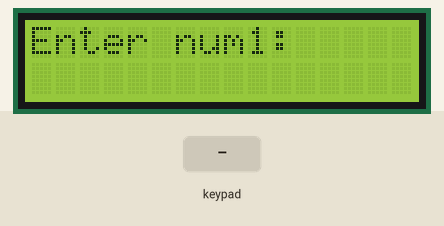
Simulated run of this sketch. Board: Arduino Uno, built with avr-gcc and run on an emulated ATmega328P. Parts: 16×2 character LCD. The test bench sets the inputs (shaded band).

Above: at 1.2 s.
1.3 s: keypad keys 1 0 9 8 7 # pressed 0.4 s apart
At 4.7 s:
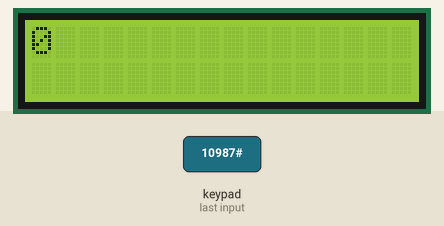
5.2 s: key '1' pressed
At 6.0 s:
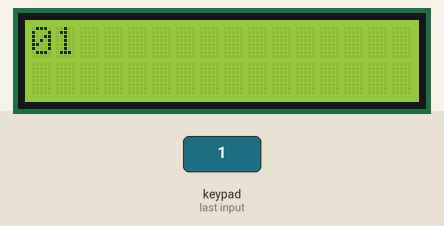
6.7 s: key '2' pressed
At 7.2 s:
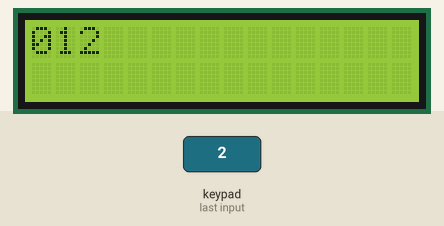
8.2 s: keypad keys 1 0 9 8 7 pressed 0.4 s apart
At 10.7 s:
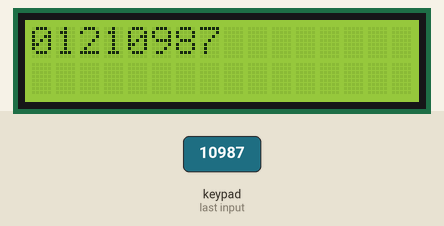
11.7 s: key '*' pressed
At 12.7 s:
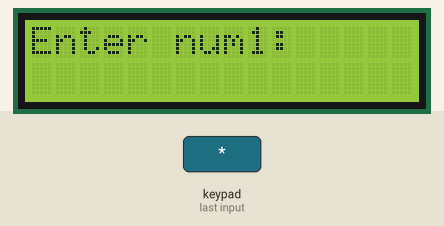
13.2 s: key '#' pressed
At 13.6 s:
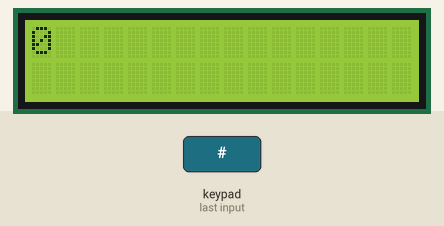
Timing chart, 0 to 15.7 s (numbered marks = the images above; inputs shaded):
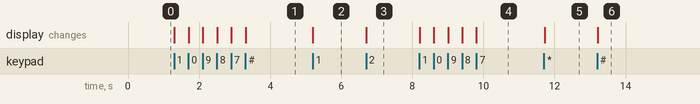

Measured:
- after the input at 1.3 s, the display: first changes at once (image 1 shows a later state)
- after the input at 5.2 s, the display: changes at once (image 2)
- after the input at 6.7 s, the display: changes at once (image 3)
- after the input at 8.2 s, the display: first changes at once (image 4 shows a later state)
- after the input at 11.7 s, the display: changes at once (image 5)
- after the input at 13.2 s, the display: changes at once (image 6)

The sketch:

calc.ino
```cpp
#include <Keypad.h>
#include <LiquidCrystal_I2C.h>

//MCP-based modules sometimes require special initialization
//code or a different library, while PCF8574
//is supported by the standard LiquidCrystal_I2C library.
//so using PCF based lcd


const int rows = 4;
const int cols = 4;
char keys[rows][cols] = {
  {'1','2','3','A'},
  {'4','5','6','B'},
  {'7','8','9','C'},
  {'*','0','#','D'}
};
byte rowpins[rows] = {10,9,8,7};
byte colpins[cols] = {6,5,4,3};

Keypad keypad = Keypad(makeKeymap(keys), rowpins, colpins, rows, cols);
LiquidCrystal_I2C lcd(0x27,16,2);

unsigned long inputNum1;
unsigned long inputNum2;

bool num1;
bool num2;

char operationChar = '\0';  //null char in a diff way to prevent error
//for assigning null to char data type

void resetCalculator() {
  inputNum1 = 0;
  inputNum2 = 0;
  num1 = true;
  num2 = false;
  operationChar = '\0';
  lcd.clear();
  lcd.setCursor(0,0);
  lcd.print("Enter num1:");
  lcd.setCursor(0,1);
  }
void setup() {
  lcd.init();
  lcd.backlight();

  resetCalculator();
}

void loop() {
  char key = keypad.getKey();

  if (key) {
    if ((key >= '0') && (key <= '9')) {
      if (num1==true) {
        inputNum1 = 10*inputNum1 + (key-'0'); //this converts the string key to its numeric value
        lcd.print(key);
      }
      if (num2==true) {
        inputNum2 = 10*inputNum2 + (key-'0');
        lcd.print(key);

      }
    }

    else if (key == '*') {
      resetCalculator();
    }

    else if (key == '#') {
      long ans;
      if (operationChar == 'A') ans = inputNum1 + inputNum2;
	  if (operationChar == 'B') ans = inputNum1 - inputNum2;
	  if (operationChar == 'C') ans = inputNum1 * inputNum2;
      if (operationChar == 'D') {
        if (inputNum2 == 0) {
          lcd.clear();
          lcd.setCursor(0,0);
          lcd.print("Error");
          delay(300);
          resetCalculator();
          return;
        }
        ans = inputNum1 / inputNum2;
      }
      lcd.clear();
      lcd.setCursor(0,0);
      lcd.print(String(ans));

    }
    else {
      num1 = false;
      num2 = true;
      operationChar = key;
      lcd.clear();
      lcd.setCursor(0,0);
      lcd.print("Enter num2:");
      lcd.setCursor(0,1);

    }
  }
}
```
